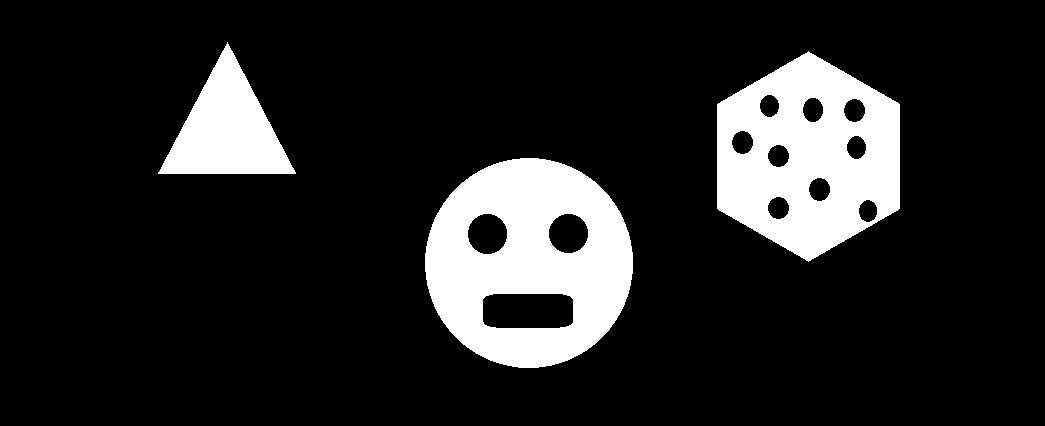
#> input picture images/contour.png, 1045 x 426 px
$ python contour_binaryImg.py   (older library calls are emulated)
#> lines starting #> are read from the running program, lines starting #| are printed output that depends on the picture; after the words box and inside, x2 and y2 are one past the last pixel; in counts of white or black regions, pixels touching at a corner belong together
# contour
# 윤곽선 : 같은 색과 강도로 객체의 경계선을 따라 계속되는 점을 이은 선
# 윤곽선은 외형을 파악하고 물체를 감지하고 인식하는 데 유용

import cv2
import matplotlib.pyplot as plt
import numpy as np

# binary된 grayscale 이미지
img = cv2.imread('images/contour.png', 0)
#> img: shape (426, 1045); 14.3% white; 3 white regions

print(img.shape)
#| (426, 1045)

plt.title('original')
plt.imshow(img, 'gray')
plt.show()

#######################################################################################################
# dst, contours, hierarchy = cv2.findContours(src, mode, method, contours, hierarchy, offset)
# src: 입력 영상, 검정과 흰색으로 구성된 바이너리 이미지(배경은 검은색, 물체는 흰색)
# mode: 컨투어 제공 방식
# cv2.RETR_EXTERNAL: 가장 바깥쪽 라인만 생성
# cv2.RETR_LIST: 모든 라인을 계층 없이 생성
# cv2.RET_CCOMP: 모든 라인을 2 계층으로 생성(External contour & Internal contour)
# cv2.RETR_TREE: 모든 라인의 모든 계층 정보를 트리 구조로 생성

# method: 근사 값 방식
# cv2.CHAIN_APPROX_NONE: 근사 없이 윤곽점들의 모든 좌표 제공
# cv2.CHAIN_APPROX_SIMPLE:  contours line을 그릴 수 있는 point 만 저장(ex :사각형이면 4개 point)
# cv2.CHAIN_APPROX_TC89_L1: Teh-Chin 알고리즘으로 좌표 개수 축소
# cv2.CHAIN_APPROX_TC89_KC0S: Teh-Chin 알고리즘으로 좌표 개수 축소

# contours(optional): 검출한 컨투어 좌표 (list type)
# hierarchy(optional): 컨투어 계층 정보 (Next, Prev, FirstChild, Parent, -1 [해당 없음])
# offset(optional): ROI 등으로 인해 이동한 컨투어 좌표의 오프셋


#######################################################################################################
# cv2.drawContours(img, contours, contourIdx, color, thickness)
# img: 입력 영상
# contours: 그림 그릴 컨투어 배열 (cv2.findContours() 함수의 반환 결과를 전달해주면 됨)
# contourIdx: 그림 그릴 컨투어 인덱스, -1: 모든 컨투어 표시(특정 컨투어만 그릴 경우 -1이 아니라 그릴 contour의 인덱스 값을 전달해야함)
# color: 색상 값
# thickness: 선 두께, 0: 채우기

# contours 배열에 있는 contour 중 contourIdx에 해당하는 contour를 전달
# 지정한 색깔과 두께로 선을 그려줌

#######################################################################################################
# 얼굴 안의 눈, 입이나 육각형 내의 작은 점들처럼 내부 윤곽뿐만 아니라 삼각형, 얼굴형, 육각형의 외부 윤곽도 감지할 수 있음

# 1. 외부 contour, 내부 contour모두 표시
contours, hierarchy = cv2.findContours(
    img, cv2.RETR_CCOMP, cv2.CHAIN_APPROX_NONE)
#> contours = 15 contours; largest, box (x1, y1, x2, y2) and area: (425, 158, 633, 368) 33980, (717, 51, 900, 262) 28578, (158, 42, 296, 174) 8958, (482, 293, 574, 329) 3074, (467, 213, 508, 255) 1288

# contours = 검출한 컨투어 좌표
print(contours)
#> (printed output is left out)
print(type(contours))
print(len(contours))
# hierarchy = 컨투어 계층 정보
# 다음 윤곽선, 이전 윤곽선, 내곽 윤곽선, 외곽윤곽선
# ex)
# [2 -1 1 -1] (index = 0)
# 인덱스 0의 hierarchy 값이 위와 같다면,
# 2 : 인덱스 0 도형의 다음 도형 윤곽선 정보는 인덱스 2에 존재
# -1 : 이전 윤곽선은 없다
# 1 : 내곽(자식)윤곽선 정보는 인덱스 1에 있다
# -1 : 외곽(부모) 윤곽선은 없다 = 4번째 value값이 -1인 것들만 추출하면 외곽 윤곽선만 뽑아낼 수 있음
print(type(hierarchy))
print(hierarchy)


external_contours = np.zeros(img.shape)

print(external_contours.shape)

for i in range(len(contours)):
    # DRAW EXTERNAL CONTOUR
    if hierarchy[0][i][3] == -1:
        cv2.drawContours(external_contours, contours, i, 255, -1)
#> this loop made 15 passes
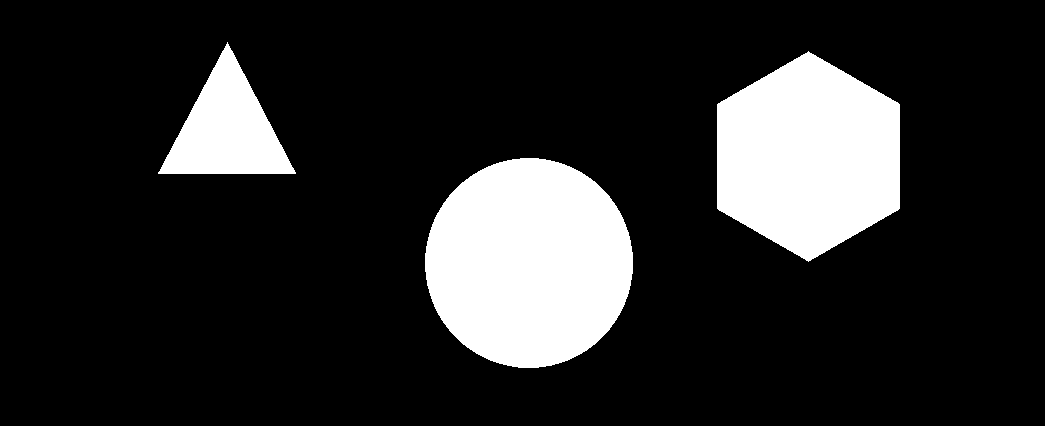
#> external_contours: shape (426, 1045) float64; 16.2% white; 3 white regions, box (x1, y1, x2, y2) and area: (425, 158, 633, 368) 34275, (717, 51, 900, 262) 28865, (158, 42, 296, 174) 9159

plt.title('external contours')
plt.imshow(external_contours, 'gray')
plt.show()

internal_contours = np.zeros(img.shape)

for i in range(len(contours)):
    # DRAW INTERNAL CONTOUR
    # -1이면 외곽 윤곽선이기 때문에 그 반대를 구하면 내곽 윤곽선
    if hierarchy[0][i][3] != -1:
        cv2.drawContours(internal_contours, contours, i, 255, -1)
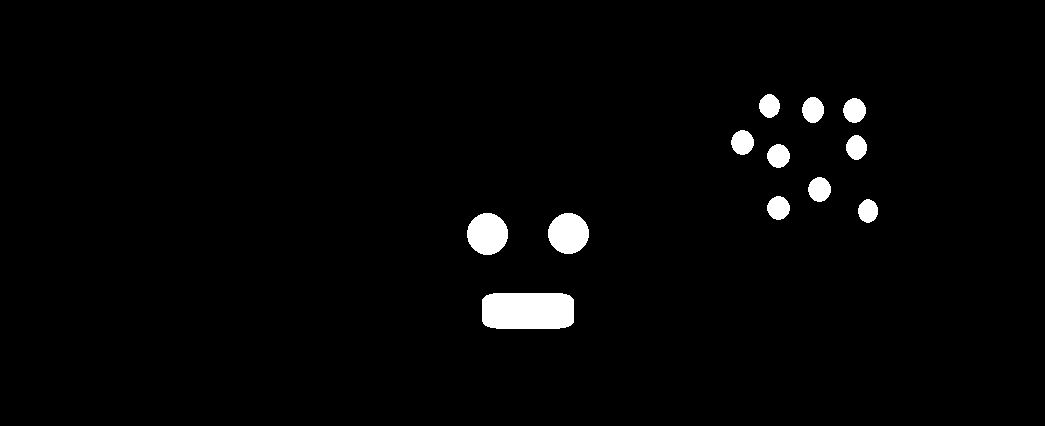
#> internal_contours: shape (426, 1045) float64; 2.2% white; 12 white regions, largest, box (x1, y1, x2, y2) and area: (482, 293, 574, 329) 3189, (467, 213, 508, 255) 1346, (548, 213, 589, 254) 1311

plt.title('internal contours')
plt.imshow(internal_contours, 'gray')
plt.show()


# hirearchy를 분석하면 특정 물체 안에 포함된 내곽 윤곽선들만 추출할 수 있음
some_contours = np.zeros(img.shape)

for i in range(len(contours)):
    # DRAW INTERNAL CONTOUR
    if hierarchy[0][i][3] == 0:
        cv2.drawContours(some_contours, contours, i, 255, -1)
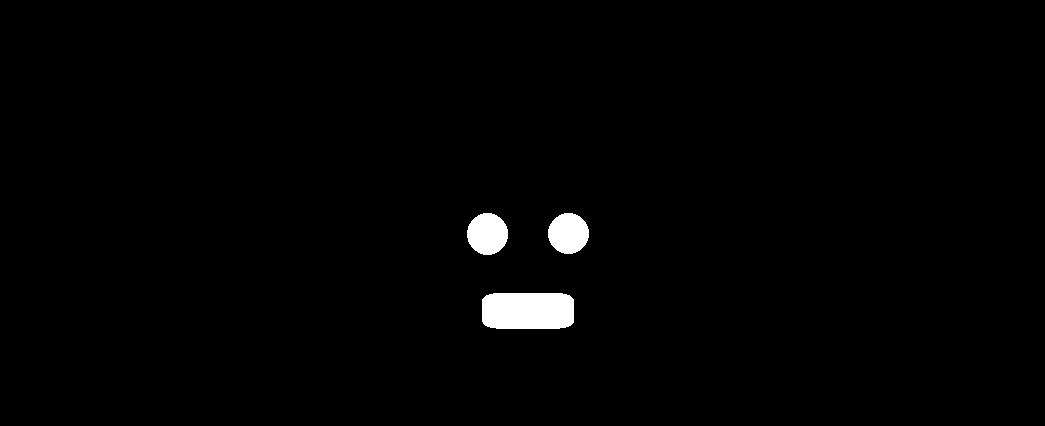
#> some_contours: shape (426, 1045) float64; 1.3% white; 3 white regions, box (x1, y1, x2, y2) and area: (482, 293, 574, 329) 3189, (467, 213, 508, 255) 1346, (548, 213, 589, 254) 1311

# 결과를 보아하니 얼굴 도형의 눈과 입(내곽 윤곽선) 윤곽선 이었다
plt.title('eyes and mouth contours')
plt.imshow(some_contours, 'gray')
plt.show()
